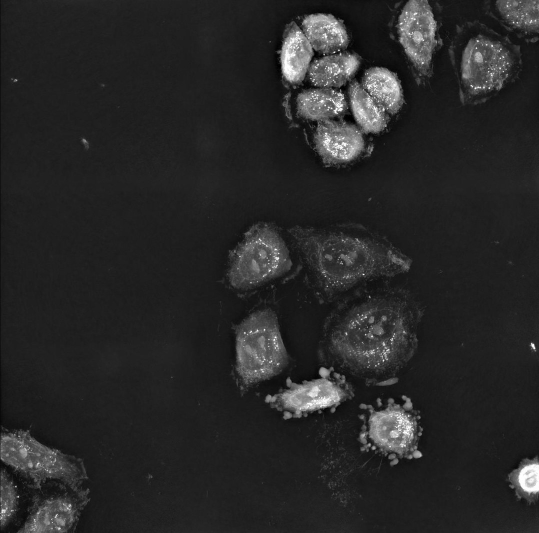
#> input picture cell_data_analysis/thumbnail-live-cells.jpg, 1078 x 1065 px, found by its file name (shown at 1/2 size)
$ python 32_curse.py
#> lines starting #> are read from the running program, lines starting #| are printed output that depends on the picture; after the words box and inside, x2 and y2 are one past the last pixel; in counts of white or black regions, pixels touching at a corner belong together
#!/usr/bin/env python
__author__ = "Sreenivas Bhattiprolu"
__license__ = "Feel free to copy, I appreciate if you acknowledge Python for Microscopists"

# https://www.youtube.com/watch?v=g3OZJ6skE_U
path_img = "cell_data_analysis/thumbnail-live-cells.jpg"
# Grain size analysis

"""
This code performs grain size distribution analysis and dumps results into a csv file.

Step 1: Read image and define pixel size (if needed to convert results into microns, not pixels)
Step 2: Denoising, if required and threshold image to separate grains from boundaries.
Step 3: Clean up image, if needed (erode, etc.) and create a mask for grains
Step 4: Label grains in the masked image
Step 5: Measure the properties of each grain (object)
Step 6: Output results into a csv file
"""
import cv2
import numpy as np
from matplotlib import pyplot as plt
from scipy import ndimage
from skimage import measure, color, io

#STEP1 - Read image and define pixel size
img = cv2.imread(path_img, 0)
#> img is the input picture: shape (1065, 1078); min 0, max 255, mean 39.8
print(img.shape)
#| (1065, 1078)
pixels_to_um = 0.5 # (1 px = 500 nm)
#cropped_img = img[0:450, :]   #Crop the scalebar region

#Step 2: Denoising, if required and threshold image

#No need for any denoising or smoothing as the image looks good.
#Otherwise, try Median or NLM
plt.hist(img.flat, bins=100, range=(0,255))

#Change the grey image to binary by thresholding.
ret, thresh = cv2.threshold(img, 0, 255, cv2.THRESH_BINARY+cv2.THRESH_OTSU)
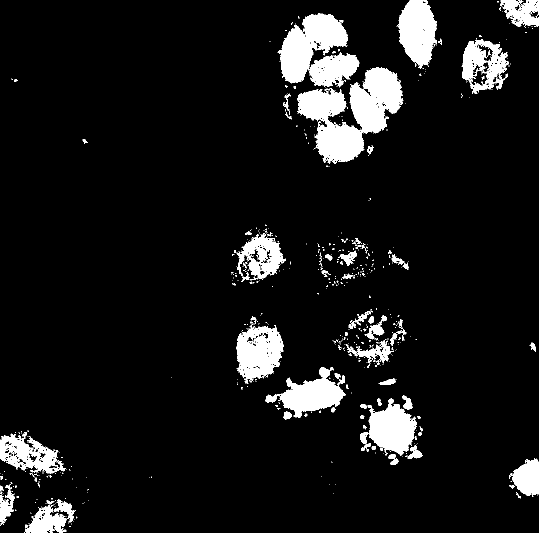
#> thresh: shape (1065, 1078) (shown at 1/2 size); 8.4% white; 683 white regions (593 under 20 px), largest, box (x1, y1, x2, y2) and area: (594, 134, 807, 328) 19522, (555, 27, 696, 167) 10107, (796, 0, 874, 137) 7433
#> ret = 80
print(ret)  #Gives 157 on grains2.jpg. OTSU determined this to be the best threshold.
#| 80.0
ret = 40
#View the thresh image. Some boundaries are ambiguous / faint.
#Some pixles in the middle.
#Need to perform morphological operations to enhance.

#Step 3: Clean up image, if needed (erode, etc.) and create a mask for grains

kernel = np.ones((7,7),np.uint8)
eroded = cv2.erode(thresh,kernel,iterations = 1)
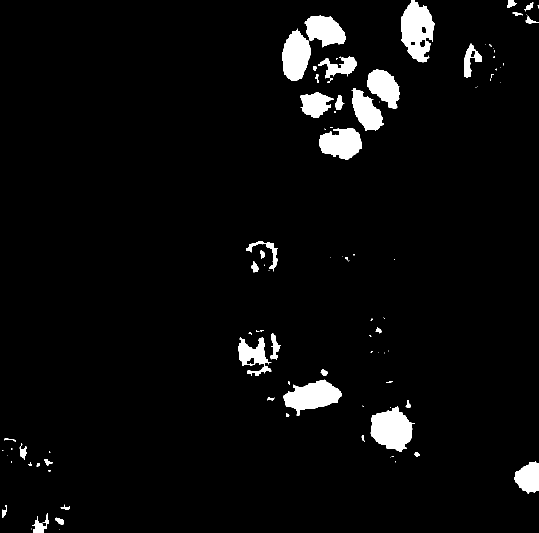
#> eroded: shape (1065, 1078) (shown at 1/2 size); 4.1% white; 97 white regions (55 under 20 px), largest, box (x1, y1, x2, y2) and area: (802, 0, 869, 125) 5405, (741, 812, 829, 904) 5183, (567, 759, 684, 831) 4709
dilated = cv2.dilate(eroded,kernel,iterations = 1)
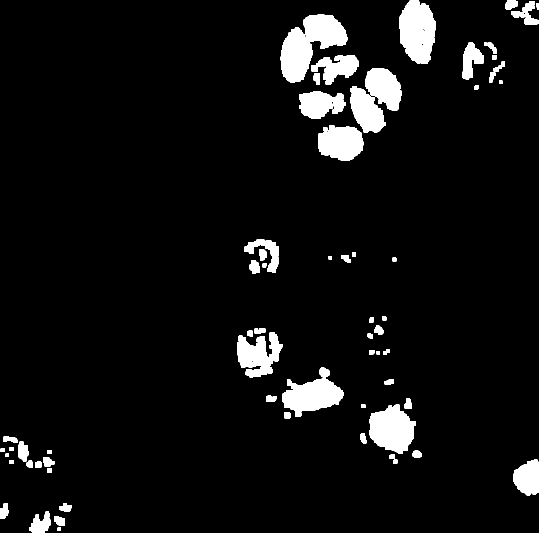
#> dilated: shape (1065, 1078) (shown at 1/2 size); 6.2% white; 67 white regions, largest, box (x1, y1, x2, y2) and area: (561, 28, 695, 165) 9565, (799, 0, 872, 128) 7066, (738, 809, 832, 907) 6394

cv2.imshow("Thresholded Image", thresh)
cv2.imshow("Eroded Image", eroded)
cv2.imshow("Dialted Image", dilated)
cv2.waitKey(0)


# Now, we need to apply threshold, meaning convert uint8 image to boolean.
mask = dilated == 255  #Sets TRUE for all 255 valued pixels and FALSE for 0
#> mask: shape (1065, 1078) bool; 6.2% white; 67 white regions
#print(mask)   #Just to confirm the image is not inverted.

#from skimage.segmentation import clear_border
#mask = clear_border(mask)   #Removes edge touching grains.

io.imshow(mask)  #cv2.imshow() not working on boolean arrays so using io
#io.imshow(mask[250:280, 250:280])   #Zoom in to see pixelated binary image

#Step 4: Label grains in the masked image

#Now we have well separated grains and background. Each grain is like an object.
#The scipy ndimage package has a function 'label' that will number each object with a unique ID.

#The 'structure' parameter defines the connectivity for the labeling.
#This specifies when to consider a pixel to be connected to another nearby pixel,
#i.e. to be part of the same object.

#use 8-connectivity, diagonal pixels will be included as part of a structure
#this is ImageJ default but we have to specify this for Python, or 4-connectivity will be used
# 4 connectivity would be [[0,1,0],[1,1,1],[0,1,0]]
s = [[1,1,1],[1,1,1],[1,1,1]]
#label_im, nb_labels = ndimage.label(mask)
labeled_mask, num_labels = ndimage.label(mask, structure=s)
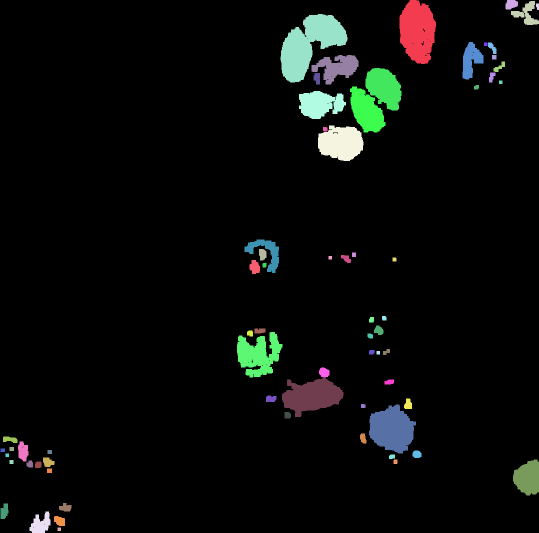
#> labeled_mask: shape (1065, 1078) int32 (shown at 1/2 size); 68 distinct labels, from 0 to 67; one colour per label, 0 black
#> num_labels = 67

#The function outputs a new image that contains a different integer label
#for each object, and also the number of objects found.


#Let's color the labels to see the effect
img2 = color.label2rgb(labeled_mask, bg_label=0)
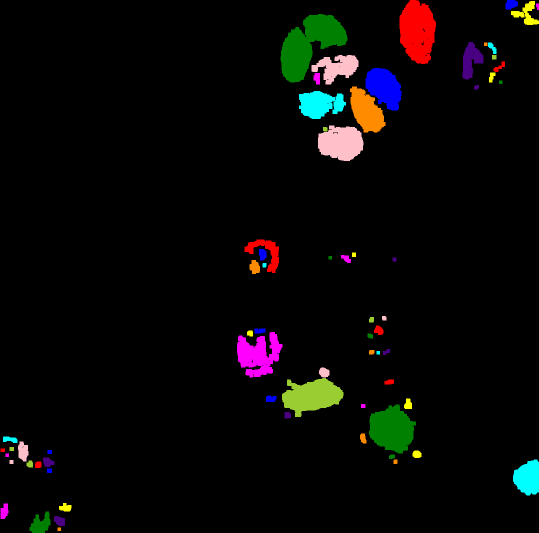
#> img2: shape (1065, 1078, 3) float64 (shown at 1/2 size); mean R, G, B 0.0322, 0.0288, 0.025

cv2.imshow('Colored Grains', img2)
cv2.waitKey(0)

#View just by making mask=threshold and also mask = dilation (after morph operations)
#Some grains are well separated after morph operations

#Now each object had a unique number in the image.
#Total number of labels found are...
#print(num_labels)

#Step 5: Measure the properties of each grain (object)

# regionprops function in skimage measure module calculates useful parameters for each object.

clusters = measure.regionprops(labeled_mask, img)  #send in original image for Intensity measurements
#> clusters = 67 regions; largest, box (x1, y1, x2, y2) and area: (561, 28, 695, 165) 9565, (799, 0, 872, 128) 7066, (738, 809, 832, 907) 6394, (564, 756, 687, 834) 6069, (474, 664, 565, 755) 5021

#The output of the function is a list of object properties.

#Test a few measurements
#print(clusters[0].perimeter)

#Can print various parameters for all objects
#for prop in clusters:
#    print('Label: {} Area: {}'.format(prop.label, prop.area))

#Step 6: Output results into a csv file
#Best way is to output all properties to a csv file

propList = ['Area',
            'equivalent_diameter', #Added... verify if it works
            'orientation', #Added, verify if it works. Angle btwn x-axis and major axis.
            'MajorAxisLength',
            'MinorAxisLength',
            'Perimeter',
            'MinIntensity',
            'MeanIntensity',
            'MaxIntensity']


output_file = open('image_measurements.csv', 'w')
output_file.write(',' + ",".join(propList) + '\n') #join strings in array by commas, leave first cell blank
#First cell blank to leave room for header (column names)

for cluster_props in clusters:
    #output cluster properties to the excel file
    output_file.write(str(cluster_props['Label']))
    for i,prop in enumerate(propList):
        if(prop == 'Area'):
            to_print = cluster_props[prop]*pixels_to_um**2   #Convert pixel square to um square
        elif(prop == 'orientation'):
            to_print = cluster_props[prop]*57.2958  #Convert to degrees from radians
        elif(prop.find('Intensity') < 0):          # Any prop without Intensity in its name
            to_print = cluster_props[prop]*pixels_to_um
        else:
            to_print = cluster_props[prop]     #Reamining props, basically the ones with Intensity in its name
        output_file.write(',' + str(to_print))
    output_file.write('\n')
#> this loop made 67 passes
output_file.close()   #Closes the file, otherwise it would be read only.
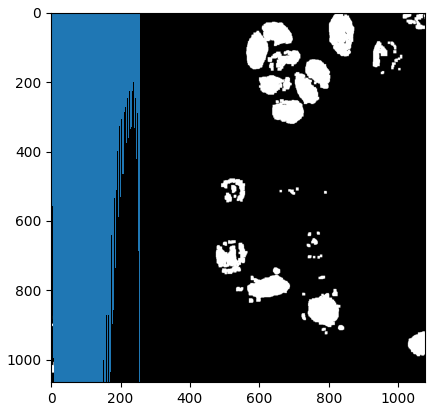
#> figure drawn by matplotlib, 1 panel
